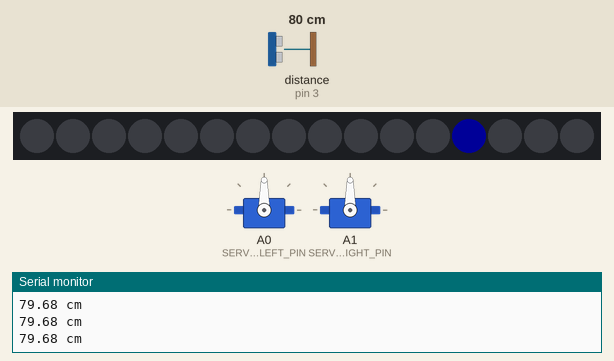
Simulated run of this sketch. Board: Arduino Uno, built with avr-gcc and run on an emulated ATmega328P. On the bench: 16 RGB LEDs in strip order, left to right, 2 × servo, the last lines printed to the serial monitor. Wiring (inferred from the names in the program): ultrasonic range finder: trigger pin 2; echo pin 3. The test bench sets the inputs (shaded band); at power-on: distance to the obstacle (sensor on pin 3) 80 cm. The echo pulse lasts 58.3 µs per cm; dim RGB values are drawn brighter than linear.

Above: at 1.25 s.
1.3 s: distance to the obstacle (sensor on pin 3) set to 2 cm
At 5.4 s:
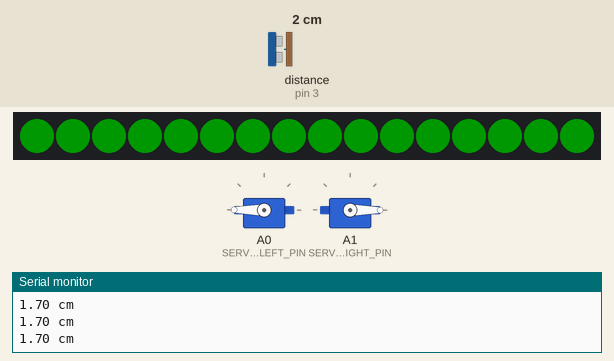
At 9.93 s:
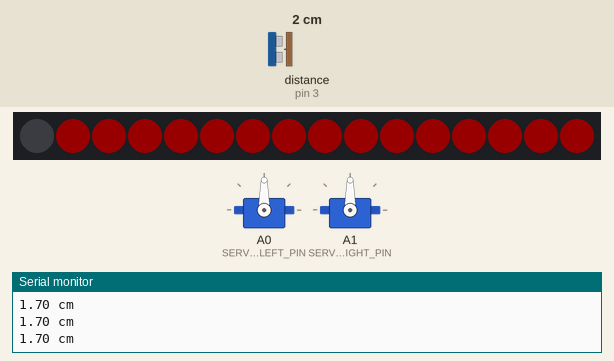
Timing chart, 0 to 10.7 s (numbered marks = the images above; inputs shaded):
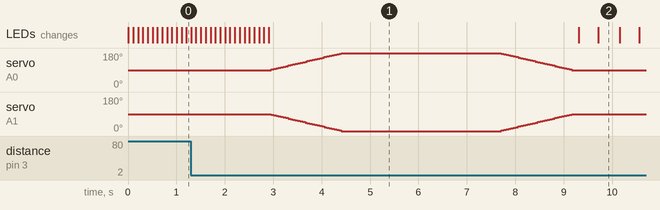

Measured:
- after the input at 1.3 s, servo on A0 (SERVO_LEFT_PIN): rises from 90° to 180° in 1.5 s, then falls to 90° in 4.8 s; the LEDs: first change at once (image 1 shows a later state)

The sketch:

4_body_complete.ino
```cpp
/**
 * Affectron by Savage Internet
 * HUMAN, I HAVE NO BODY
 *
 * In this step, you get a bit of a break: we've extended the code from "3_brain_complete"
 * to include two servos, one for each arm.  You just have to upload the code, assemble
 * the robot, and accept its wonderful services!
 *
 * As usual, we've commented things of note in the code.  Once you've played around with
 * Affectron for a bit, take a look at "5_body_advanced" - there's even more goodies in there!
 */

#include <Adafruit_NeoPixel.h>
#include <Servo.h>

// ULTRASONIC RANGE SENSOR

#define TRIG_PIN 2
#define ECHO_PIN 3
#define ECHO_TIMEOUT_US 40000

// NEOPIXELS

#define NEOPIXEL_NUM_PIXELS 16
#define NEOPIXEL_PIN 4
Adafruit_NeoPixel strip = Adafruit_NeoPixel(NEOPIXEL_NUM_PIXELS, NEOPIXEL_PIN, NEO_GRB + NEO_KHZ800);

// SERVOS

/*
 * Like most humanoid robots, Affectron has two arms - so we have to set up two
 * servos here.  Each servo has its own pin, its own PWM minimum and maximum lengths...
 */

#define SERVO_LEFT_PIN A0
#define SERVO_LEFT_MIN 850
#define SERVO_LEFT_MAX 1400

#define SERVO_RIGHT_PIN A1
#define SERVO_RIGHT_MIN 850
#define SERVO_RIGHT_MAX 1500

/*
 * ...and its own Servo variable.
 */
Servo servoLeft;
Servo servoRight;

// STATES

enum AffectronState {
  SEEKING_HUMAN,
  HUMAN_NEARBY,
  DEPLOYING_SERVICES,
  COOLDOWN
};

#define HUMAN_NEARBY_MS 1600

/*
 * Aren't services more satisfying when they take longer?  But of course!
 * We've doubled the amount of service Affectron deploys here - no need to
 * thank us.
 */
#define DEPLOYING_SERVICES_MS 6400

#define COOLDOWN_MS 6400

// GLOBAL VARIABLES

unsigned long enteredStateAt = 0;
unsigned long startedLoopAt = 0;

/*
 * Both servos now start at 90 degrees.  We also got rid of our "servoAngleChange"
 * variable - we're now handling this a slightly different way right in moveServo().
 */
int servoLeftAngle = 90;
int servoRightAngle = 90;

AffectronState state = SEEKING_HUMAN;

// SETUP AND LOOP

void setup() {
  Serial.begin(9600);
  pinMode(TRIG_PIN, OUTPUT);
  pinMode(ECHO_PIN, INPUT);
  strip.setBrightness(24);
  strip.begin();
  servoLeft.attach(SERVO_LEFT_PIN, SERVO_LEFT_MIN, SERVO_LEFT_MAX);
  servoRight.attach(SERVO_RIGHT_PIN, SERVO_RIGHT_MIN, SERVO_RIGHT_MAX);
}

double measureDistance() {
  digitalWrite(TRIG_PIN, LOW);
  delayMicroseconds(2);
  digitalWrite(TRIG_PIN, HIGH);
  delayMicroseconds(10);
  digitalWrite(TRIG_PIN, LOW);

  long duration = pulseIn(ECHO_PIN, HIGH, ECHO_TIMEOUT_US);
  if (duration == 0) {
    duration = ECHO_TIMEOUT_US;
  }

  double distance = 0.01715 * duration;
  Serial.print(distance);
  Serial.println(" cm");

  return distance;
}

void displayColors() {
  unsigned long now = millis();
  unsigned long timeInState = now - enteredStateAt;

  if (state == SEEKING_HUMAN) {
    int pixelToLight = timeInState / 100;
    pixelToLight = pixelToLight % 16;
    for (int i = 0; i < 16; i = i + 1) {
      if (i == pixelToLight) {
        strip.setPixelColor(i, 0, 0, 255);
      } else {
        strip.setPixelColor(i, 0, 0, 0);
      }
    }
  } else if (state == HUMAN_NEARBY) {
    int pixelsToLight = timeInState / 100;
    pixelsToLight = constrain(pixelsToLight, 0, 16);
    for (int i = 0; i < 16; i = i + 1) {
      if (i < pixelsToLight) {
        strip.setPixelColor(i, 0, 0, 255);
      } else {
        strip.setPixelColor(i, 0, 0, 0);
      }
    }
  } else if (state == DEPLOYING_SERVICES) {
    for (int i = 0; i < 16; i = i + 1) {
      strip.setPixelColor(i, 0, 255, 0);
    }
  } else if (state == COOLDOWN) {
    int pixelsToHide = timeInState / 400;
    pixelsToHide = constrain(pixelsToHide, 0, 16);
    for (int i = 0; i < 16; i = i + 1) {
      if (i < pixelsToHide) {
        strip.setPixelColor(i, 0, 0, 0);
      } else {
        strip.setPixelColor(i, 255, 0, 0);
      }
    }
  }
  strip.show();
}

/*
 * moveServo() gets a slight upgrade: we pass in the "timeInState" parameter so
 * that we can more precisely control what happens at each phase of the service
 * deployment cycle.j
 *
 * (And yes, we *could* change our state machine to break DEPLOYING_SERVICES into
 * several sub-states, each controlling one phase of service deployment.  There's
 * usually more than one way to solve a problem in programming / robotics!)
 */
void moveServo(unsigned long timeInState) {
  if (timeInState < 1600) {
    /*
     * First phase of service deployment.  Note that the left arm moves from
     * 90 to 180 degrees, while the right arm moves from 90 to 0 degrees.  The
     * servos mirror each other, so they must move in opposite directions.
     *
     * Note also that, since we don't have our servo change variables anymore, we
     * put the angle change values right in here.  We've slowed this down quite
     * a bit to account for the shorter range of motion and longer service
     * deployment time!
     */
    servoLeftAngle = servoLeftAngle + 3;
    servoLeftAngle = constrain(servoLeftAngle, 90, 180);
    servoLeft.write(servoLeftAngle);

    servoRightAngle = servoRightAngle - 3;
    servoRightAngle = constrain(servoRightAngle, 0, 90);
    servoRight.write(servoRightAngle);
  } else if (timeInState <= 4800) {
    /*
     * Second phase: maintain position.
     */
    servoLeft.write(180);
    servoRight.write(0);
  } else if (timeInState > 4800) {
    /*
     * Final phase: move both servos back to 90 degrees.
     */
    servoLeftAngle = servoLeftAngle - 3;
    servoLeftAngle = constrain(servoLeftAngle, 90, 180);
    servoLeft.write(servoLeftAngle);

    servoRightAngle = servoRightAngle + 3;
    servoRightAngle = constrain(servoRightAngle, 0, 90);
    servoRight.write(servoRightAngle);
  }
}

void resetServo() {
  /*
   * Again, make sure everything gets reset in resetServo(), including our global
   * variables.
   */
  servoLeftAngle = 90;
  servoLeft.write(servoLeftAngle);

  servoRightAngle = 90;
  servoRight.write(servoRightAngle);
}

void updateState() {
  unsigned long now = millis();
  unsigned long timeInState = now - enteredStateAt;

  if (state == SEEKING_HUMAN) {
    double distanceToHuman = measureDistance();
    boolean humanNearby = (distanceToHuman <= 25);

    if (humanNearby) {
      state = HUMAN_NEARBY;
      enteredStateAt = now;
    }
  } else if (state == HUMAN_NEARBY) {
    double distanceToHuman = measureDistance();
    boolean humanNearby = (distanceToHuman <= 25);
    if (!humanNearby) {
      state = SEEKING_HUMAN;
      enteredStateAt = now;
    } else if (timeInState >= HUMAN_NEARBY_MS) {
      state = DEPLOYING_SERVICES;
      enteredStateAt = now;
    }
  } else if (state == DEPLOYING_SERVICES) {
    /*
     * Remember how "timeInState" is available for use in all of our states?
     * Here we pass it into moveServo(); see that function for more details
     * on how we're using it to control the servos.
     */
    moveServo(timeInState);

    if (timeInState >= DEPLOYING_SERVICES_MS) {
      state = COOLDOWN;
      enteredStateAt = now;
    }
  } else if (state == COOLDOWN) {
    resetServo();

    if (timeInState >= COOLDOWN_MS) {
      state = SEEKING_HUMAN;
      enteredStateAt = now;
    }
  }
}

void endOfLoopDelay() {
  unsigned long shouldEndLoopAt = startedLoopAt + 50;
  unsigned long now = millis();
  if (now < shouldEndLoopAt) {
    unsigned long toDelay = shouldEndLoopAt - now;
    delay(toDelay);
  }
}

void loop() {
  startedLoopAt = millis();
  updateState();
  displayColors();
  endOfLoopDelay();
}
```
